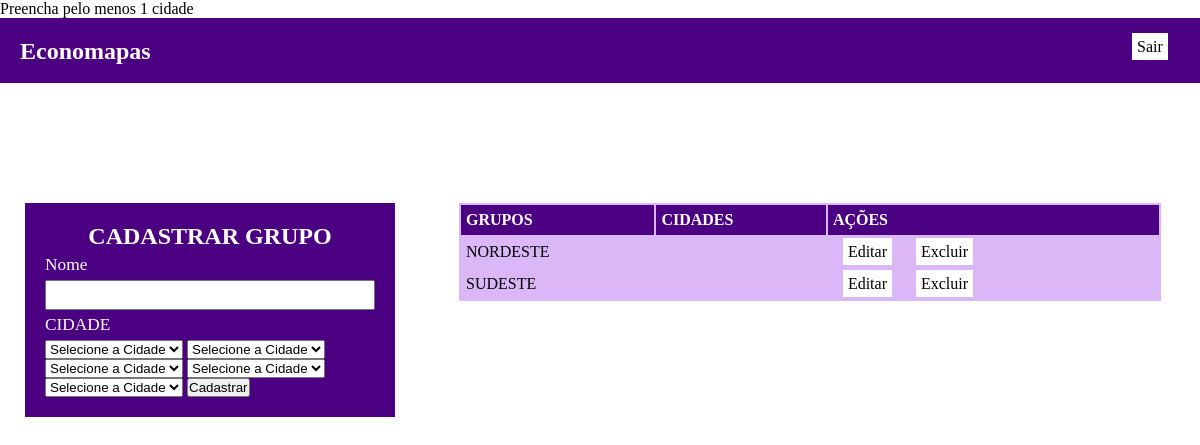
/grupo.php (signed in), run on an earlier commit of the app's database.
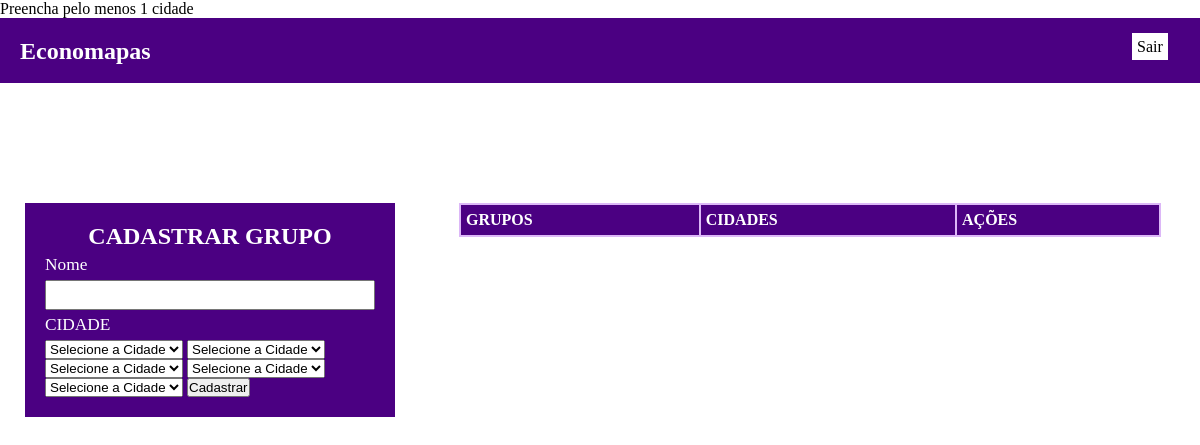
And on a later commit of the database.
### tables this page shows
CREATE TABLE `grupos` (
  `id_grupo` int(11) NOT NULL,
  `grupo_nome` varchar(100) NOT NULL
);

### CLASSES/Grupos.php (called while the page is built, shortened)
<?php
require_once "./CLASSES/conexao.php";
Class Grupo{
    public function buscarGrupoPeloUsuario($id_usuario){
        $pdo = new Conexao();
        $sql = $pdo->getPDO()->prepare("SELECT * FROM grupos WHERE id_usuario = :id_u");
        $sql->bindValue(':id_u',$id_usuario);
        $sql->execute();
        return $sql->fetchAll(PDO::FETCH_OBJ);
    }
}
?>

### CLASSES/Conexao.php (called while the page is built, shortened)
<?php
Class Conexao{
  private $pdo;
  private $nome = "desafio_economapas";
  private $host = "localhost";
  private $usuario = "root";
  private $senha = "";
  public function getPDO(){
    return $this->conectar();
  }
  private function conectar(){
    try{
      $this->pdo = new PDO("mysql:dbname=".$this->nome.";host=".$this->host, $this->usuario, $this->senha);
    }
    catch(PDOException $e){
      $this->msgErro = $e->getMessage();
      printf("<div class=\"msg-erro\">{$this->msgErro}</div>");
    }
    return $this->pdo;
  }
}
?>

### grupo.php (the view, shortened to what this page needs)
<?php
 require_once "./CLASSES/Grupos.php";
  $Grupo = new Grupo();
  $id_usuario = (isset($_SESSION['id_usuario'])) ? $_SESSION['id_usuario'] : "" ;
 $id = isset($_GET["id"]) ? $_GET["id"] : null;
 $ac = isset($_GET["ac"]) ? $_GET["ac"] : null;
?>
<!DOCTYPE html>
    <html>
      <head>
          <link rel="stylesheet" href="CSS/areaPrivada.css">
      </head>
      <body>
        <header>
          <div id="background">
            <section id="header-lado-esquerdo">
              <h1>Economapas</h1>
            </section id="header-lado-direito">
              <a href="index.php?sair=true" class="header">Sair</a>
        </header>
          <section id="esquerda">
            <form method="post" action="">
              <h2>CADASTRAR GRUPO</h2>
              <label for="grupo">Nome</label>
              <input type="text" name="grupo_nome" id="grupo">
              <label for="id_cidade">CIDADE</label>
                <select name="id_cidade1">
                    <option value="">Selecione a Cidade</option>
                </select>
                <select name="id_cidade2">
                    <option value="">Selecione a Cidade</option>
                </select>
                <select name="id_cidade3">
                    <option value="">Selecione a Cidade</option>
                </select>
                <select name="id_cidade4">
                    <option value="">Selecione a Cidade</option>
                </select>
                <select name="id_cidade5">
                    <option value="">Selecione a Cidade</option>
                </select>
              <button type="submit">Cadastrar</button>
            </form>
          </section>
          <section id="direita">
            <table id="tb-grupo">
              <tr id="titulo">
                <td>GRUPOS</td>
                <td>CIDADES</td>
                <td>AÇÕES</td>
              </tr>
         <?php
         foreach($Grupo->buscarGrupoPeloUsuario($id_usuario) as $grupo_nome):
          if($ac === 'editar' && $grupo_nome->id_grupo == $id){
            ?>
              <tr>
                <form method="get" action="">
                  <td>
                    <input type="hidden" name="ac" value="salvar">
                    <input type="hidden" name="id" value="<?php echo $grupo_nome->id_grupo?>">
                    <input type="text" name="novo-grupo-nome" value="<?php echo $grupo_nome->grupo_nome?>">
                  </td>
                  <td>
                    <button type="submit" class="link-editar">Salvar</button>
                  </td>
                </form>
              </tr>
              <?php
                } else {
              ?>
              <tr>
                <td>
                  <?php echo $grupo_nome->grupo_nome?>
                </td>
                <td>
                </td>
                <td>
                  <a class="link-editar" href="?ac=editar&id=<?php echo $grupo_nome->id_grupo?>">Editar</a>
                  <a class="link-excluir" href="?ac=excluir&id=<?php echo $grupo_nome->id_grupo?>">Excluir</a>
                </td>
              </tr>
            <?php
              }
            ?>
            <?php
              endforeach;
            ?>
      </table>
    </html>

### CSS/areaPrivada.css (style rules this page uses)
* { margin: 0px; padding: 0px; }
label, input { display: block; line-height: 30px; height: 30px; outline: none; font-size: 13pt; width: 100%; }
form { width: 330px; background-color: #4b0082; color: #ffffff; padding: 20px; margin: 120px auto; }
h2 { text-align: center; }
#background { background-color: #4b0082; padding: 20px; height: 25px; }
#header-lado-esquerdo { display: block; color: #ffffff; float: left; width: 95%; }
#esquerda { width: 35%; float: left; }
#direita { width: 65%; float: left; }
table { background-color: #dcb7f7; width: 90%; margin: 120px auto; }
tr { line-height: 30px; }
tr#titulo { font-weight: bold; background-color: #4b0082; color: #ffffff; }
td { padding: 0px 5px; }
a { background-color: #ffffff; color: #000000; padding: 5px; margin: 10px; text-decoration: none; }

What changed in the data, as far as the page shows it:
no longer on this page (row edited): grupos: grupo_nome "NORDESTE"
no longer on this page (row edited): grupos: grupo_nome "SUDESTE"
